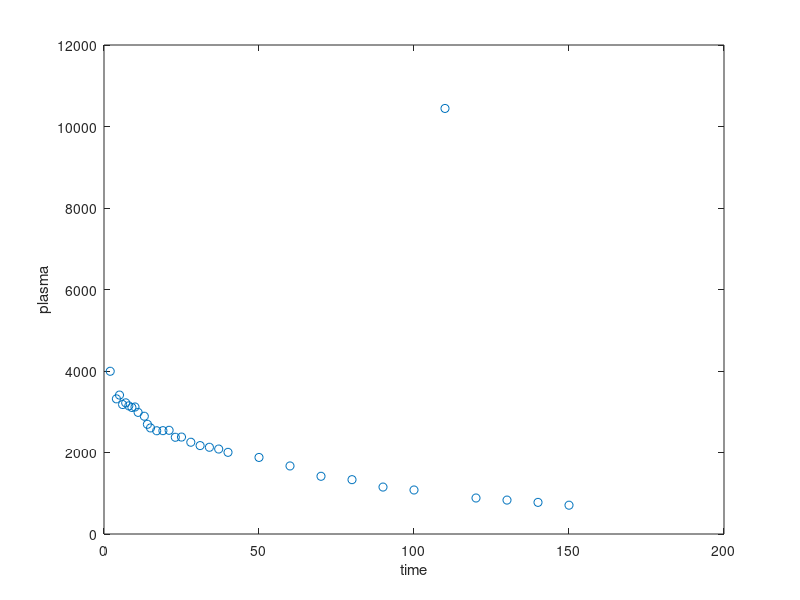

This chart was generated by the following MATLAB code:
%% 第一个数据集
load('weight_lung_dataset.mat');
plot(Weight,Lung,'o');
xlabel('weight');
ylabel('lung');

%% 第二个数据集
load('height_weight_lung_dataset.mat');
scatter3(Height,Weight,Lung);
xlabel('Height');
ylabel('Weight'); 
zlabel('Lung Capacity'); 
%% 第三个数据集
load('plasma_tracer_dataset.mat');
plot(Time,Plasma,'o');
xlabel('time');
ylabel("plasma");


